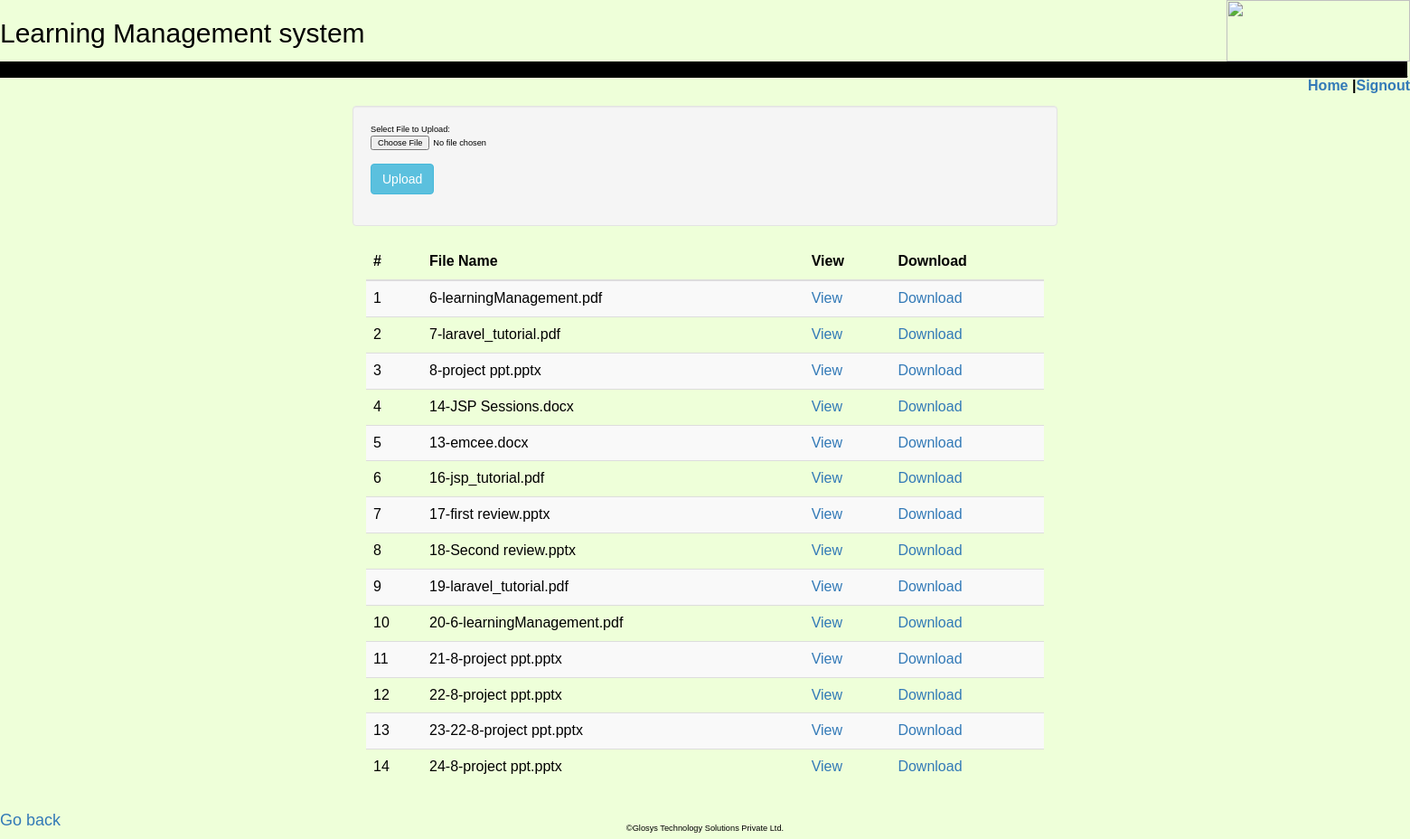
/trainer_upload_course_materials.php, run on the app's committed database.
### tables this page shows
CREATE TABLE `course_materials` (
  `id` int(9) NOT NULL,
  `filename` varchar(255) NOT NULL,
  `created` datetime NOT NULL
);

### trainer_upload_course_materials.php (the view, shortened to what this page needs)
<?php
include "header.php";
include 'footer.php';
$host = "localhost:3306";
$user = "root";
$pass = "";
$db = "project";
$con = mysqli_connect($host, $user, $pass, $db) or die("Error " . mysqli_error($con));
$sql = "select filename from course_materials";
$result = mysqli_query($con, $sql);
?>
<!DOCTYPE html>
<html>
<head>
<link rel="stylesheet" href="css/bootstrap.min.css" type="text/css" />
</head>
<body id="body">
<br/>
<div class="container">
    <div class="row">
        <div class="col-xs-8 col-xs-offset-2 well">
        <form action="trainer_upload_course_materials_final.php" method="post" enctype="multipart/form-data">
           Select File to Upload:
            <div class="form-group">
                <input type="file" name="file1" />
            </div>
            <div class="form-group">
                <input type="submit" name="submit" value="Upload" class="btn btn-info"/>
            </div>
        </form>
        </div>
    </div>
    <div class="row">
        <div class="col-xs-8 col-xs-offset-2">
            <table class="table table-striped table-hover">
                <thead>
                    <tr>
                        <th>#</th>
                        <th>File Name</th>
                        <th>View</th>
                        <th>Download</th>
                    </tr>
                </thead>
                <tbody>
                <?php
                $i = 1;
                while($row = mysqli_fetch_array($result)) { ?>
                <tr>
                    <td><?php echo $i++; ?></td>
                    <td><?php echo $row['filename']; ?></td>
                    <td><a href="uploads/<?php echo $row['filename']; ?>" target="_blank">View</a></td>
                    <td><a href="uploads/<?php echo $row['filename']; ?>" download>Download</td>
                </tr>
                <?php } ?>
                </tbody>
            </table>
        </div>
    </div>
</div>
<h4><a href="trainer_options.php"> Go back </a></h4>
</body>
</html>

### trainer_upload_course_materials.php (style rules this page uses)
#body { font-size:0.925em; color:#000000; background-color:#EEFFD9; font-family:Arial, Helvetica, sans-serif; }

### data on the page
course_materials: filename "6-learningManagement.pdf"
course_materials: filename "7-laravel_tutorial.pdf"
course_materials: filename "8-project ppt.pptx"
course_materials: filename "14-JSP Sessions.docx"
course_materials: filename "13-emcee.docx"
course_materials: filename "16-jsp_tutorial.pdf"
course_materials: filename "17-first review.pptx"
course_materials: filename "18-Second review.pptx"
course_materials: filename "19-laravel_tutorial.pdf"
course_materials: filename "20-6-learningManagement.pdf"
course_materials: filename "21-8-project ppt.pptx"
course_materials: filename "22-8-project ppt.pptx"
course_materials: filename "23-22-8-project ppt.pptx"
course_materials: filename "24-8-project ppt.pptx"
